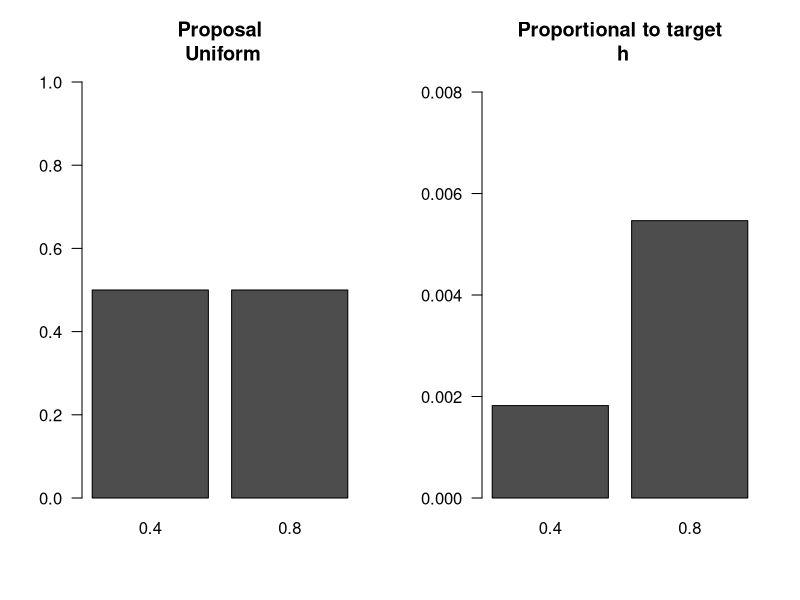
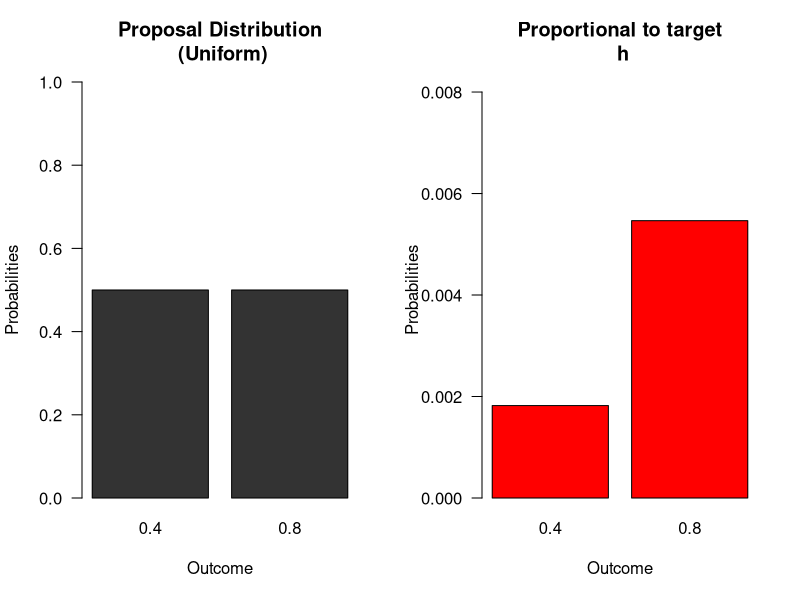
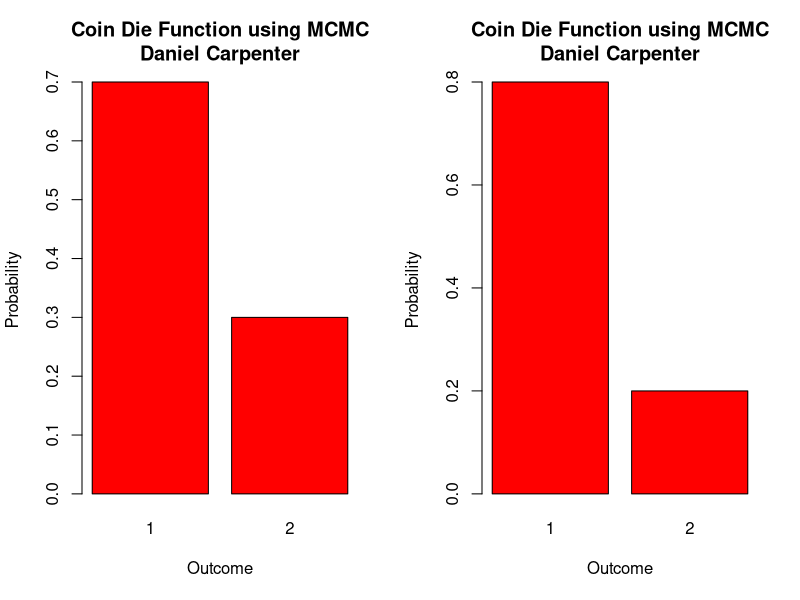
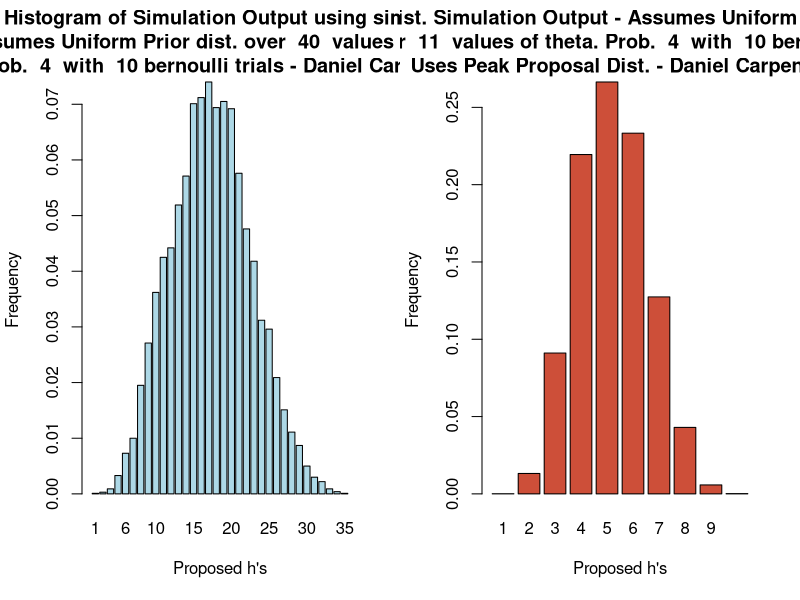
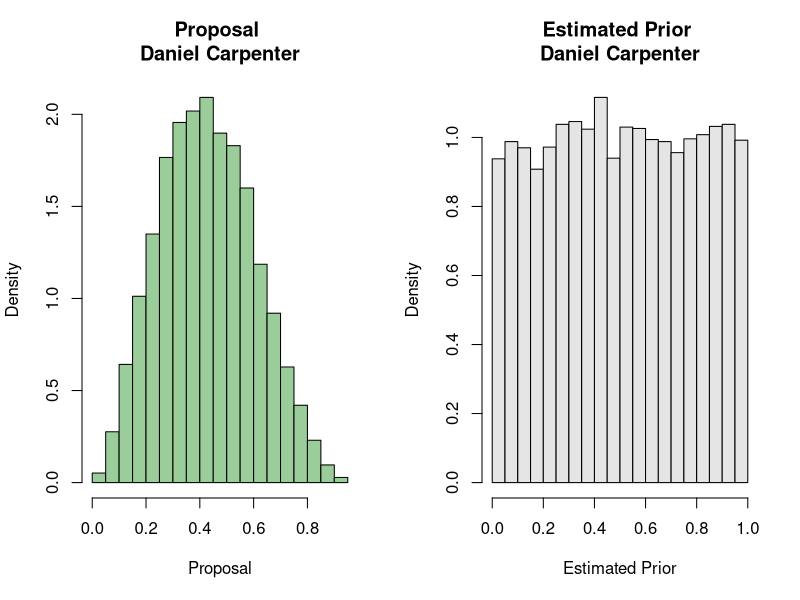
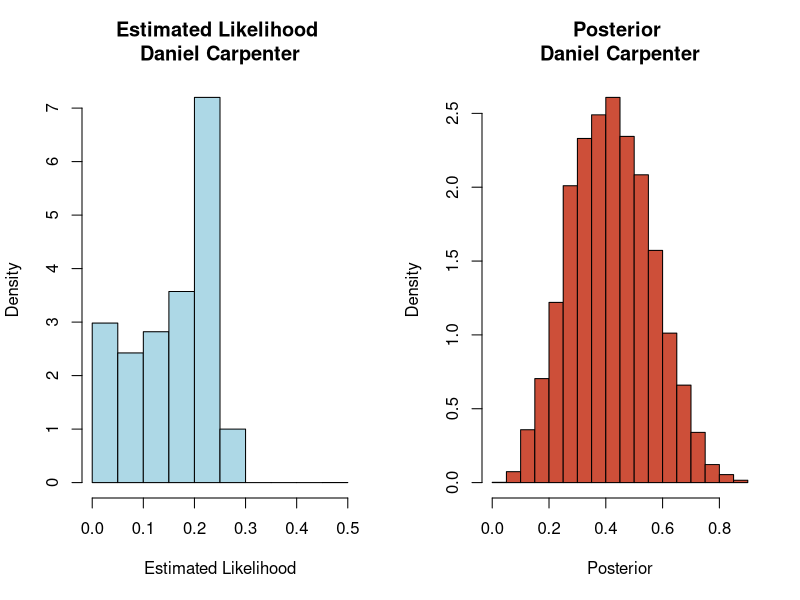

These figures' R source, in order:
## ---- chunk 1

  # 1 (i-ii)
  # Make a coin-die bbox
  # k = number of faces in the event set E for acceptance of proposal
  # Lik = likelihood for 2 states of theta
  # theta = two states
  # h1 = small relative to h2
  cdbbox<-function(k=1,lik,theta, h1="s")
  { 
    # K=1...6
    # xtable is a library which has functions useful for latex output
    library(xtable)
    
    # rename the first and second components of the likelihood
    lik1<-lik[1]
    lik2<-lik[2]
    
    # We will now make a prior that has the desired characteristics
    # See if you can prove the following
    # if h1 small "s" then ... else ...
    ifelse(h1=="s",
           pi1<-k/6*lik2/(lik1+k/6*lik2), 
           pi1<-lik2/(lik2+k/6*lik1)
    )
    
    # sum of probs is 1
    prior=c(pi1,1-pi1)
    
    #lik<-c(lik1,lik2)
    h<-prior*lik
    
    # Bayes
    post=h/sum(h)
    
    # Make a matrix for the Bayes box
    mat<-cbind(theta,prior,lik,h,post)
    rownames(mat)<-1:length(lik)
    Totals=c(NA,sum(prior),NA,sum(h),sum(post))
    mat2=rbind(mat,Totals)
    
    # Now make some plots useful in explaining the procedure
    # graphics.off()
    # dev.new(noRStudioGD = TRUE)
    layout(matrix(c(1,2),nr=1,nc=2,byrow=TRUE))
    barplot(matrix(c(0.5,0.5),nc=2,nr=1,byrow=TRUE,dimnames=list(c("Coin"),theta)),
            ylim=c(0,1),las=1,main="Proposal\n Uniform")
    barplot(matrix(h,nc=2,nr=1,byrow=TRUE,dimnames=list(c("Coin"),theta)),
            ylim=c(0,max(h)+0.5*max(h)),las=1,main="Proportional to target\n h")
    # Return a list of useful objects
    return(list(bbox=mat2,latex=xtable(mat2,digits=6),mat=mat,h=h,h1=h1,k=k))
  }
  
  # Call function
  cdbbox(k=2,lik=dbinom(x=4,size=10,prob=c(0.4,0.8)),theta=c(0.4,0.8),h1="s")->ans 
  
  # Get the bayes box and knit using kable for aesthetics
  knitr::kable(ans$bbox)
## ---- chunk 2
  ## Impoved Graphic
  cdbbox2<-function(k=1,lik,theta, h1="s")
  { 
    # K=1...6
    # xtable is a library which has functions useful for latex output
    library(xtable)
    
    # rename the first and second components of the likelihood
    lik1<-lik[1]
    lik2<-lik[2]
    
    # We will now make a prior that has the desired characteristics
    # See if you can prove the following
    # if h1 small "s" then ... else ...
    ifelse(h1=="s",
           pi1 <- k/6 * lik2 / (lik1 + k/6 * lik2), 
           pi1 <-       lik2 / (lik2 + k/6 * lik1)
    )
    
    # sum of probs is 1
    prior=c(pi1,1-pi1)
    
    #lik<-c(lik1,lik2)
    h<-prior*lik
    
    # Bayes
    post=h/sum(h)
    
    # Make a matrix for the Bayes box
    mat<-cbind(theta,prior,lik,h,post)
    rownames(mat)<-1:length(lik)
    Totals=c(NA,sum(prior),NA,sum(h),sum(post))
    mat2=rbind(mat,Totals)
    
    # Now make some plots useful in explaining the procedure
    # graphics.off()
    # dev.new(noRStudioGD = TRUE)
    layout(matrix(c(1,2),nr=1,nc=2,byrow=TRUE))
    barplot(matrix(c(0.5,0.5),nc=2,nr=1,byrow=TRUE,dimnames=list(c("Coin"),theta)),
            ylim=c(0,1),las=1,main="Proposal Distribution\n (Uniform)",
            col = 'grey20',
            ylab = 'Probabilities',
            xlab = 'Outcome')
    barplot(matrix(h,nc=2,nr=1,byrow=TRUE,dimnames=list(c("Coin"),theta)),
            ylim=c(0,max(h)+0.5*max(h)),las=1,main="Proportional to target\n h",
            col = 'red',
            ylab = 'Probabilities',
            xlab = 'Outcome')
    # Return a list of useful objects
    return(list(bbox=mat2,latex=xtable(mat2,digits=6),mat=mat,h=h,h1=h1,k=k))
  }
  
  # Call Function
  outputOfCdbbox2 <- cdbbox2(k=2,lik=dbinom(x=4,size=10,prob=c(0.4,0.8)),theta=c(0.4,0.8),h1="s") 
## ---- chunk 3
coindie<-function(n=100, h=c(1/4,3/4),E2=c(5,6),init=1,...){
  library(xtable)
  dieset<-c()
  dieset[1]<-"E1"
  die<-function(n=1){
  sample(1:6,size=n,replace=TRUE)
  }
  
  coin<-function(n=1){
  sample(1:2,size=n,replace=TRUE)
  }
  face<-c()
  alpha<-c() # holds acceptance probs
  alpha[1]<-1
  post<-c()# post sample
  prop<-c() # vec of proposed states 1s and 2s
  prop[1]=init # initial state
  post[1]=prop[1]
  dice<-c()
  dice[1]<-die()
  
  for(i in 2:n){ # starts at 2 because initial value given above
  prop[i]<-coin()
  alpha[i]=min(1,h[prop[i]]/h[post[i-1]])
  
  dice[i]<-die()
  ifelse(alpha[i]==1,dieset[i]<-"E1",dieset[i]<-"E2")
  # is x an element of set y
  if(alpha[i]==1 | (is.element(dice[i],E2) & alpha[i]!=1)){post[i]<-prop[i]}
  else{post[i]<-post[i-1]}
   }  
  res<-matrix(c(prop,round(alpha,2),dieset,dice,post ),nc=5,nr=n,byrow=FALSE,dimnames=list(1:n,c("proposal","alpha", "E","dice","post")))
  sim<-table(post)/n
  postexact<-h/sum(h)
  barplot(sim,...)
  return(list(iter=res,sim=sim,postexact=postexact,post=post,xtable=xtable(res,dig=1)) )
}
  
  # Call the function
  ans <- coindie(n=10,h=c(0.6,0.4),E2=c(2,3,4,5),
                  
                  # Add X Label to be more descriptive
                  xlab = "Outcome",
                  
                  # Add Y Label to be more descriptive
                  ylab = 'Probability',
                  
                  # Add Title  to be more descriptive
                  main = 'Coin Die Function using MCMC\nDaniel Carpenter',
                  
                  # Add color to indicate post color red
col = 'red')
        
## ---- chunk 4
# Here, get the value of h to use in this example. This objected created in previous code chunk
# When calling outputOfCdbbox2 <- cdbbox2(k=2,lik=dbinom(x=4,size=10,prob=c(0.4,0.8)),theta=c(0.4,0.8),h1="s") 
h = outputOfCdbbox2$h

ans <- coindie(n=10,h=h,E2=c(2,3,4,5),
               
               # Add X Label to be more descriptive
               xlab = "Outcome",
               
               # Add Y Label to be more descriptive
               ylab = 'Probability',
               
               # Add Title  to be more descriptive
               main = 'Coin Die Function using MCMC\nDaniel Carpenter',
               
               # Add color to indicate post color red
               col = 'red')

## ---- chunk 5

  # This function makes discrete simulations from a posterior with any number of h values
  # n=nu of iterations
  # You can embellish this function
  simR<-function(n=10000, h=c(0.03344302,0.06165627),...){
    alpha<-c() # holds transition probs
    alpha[1]<-1
    u<-c() # holds uniform values
    u[1]<-1
    post<-c()# post sample
    prop<-c() # vec of proposed states 1s and 2s
    prop[1]=1 # initial state
    post[1]=prop[1]
    for(i in 2:n){ # starts at 2 because initial value given above
      # proposal state 
      prop[i]=sample(1:length(h),1,replace=TRUE)
      # calculate alpha
      # notice h[prop[i]] gives the actual value of h
      alpha[i]=min(1,h[prop[i]]/h[post[i-1]])
      # to calculate accepting proposal with prob alpha
      # select a random value from  a uniform (0,1)
      u[i]=runif(1)
      if(u[i]<=alpha[i]){post[i]<-prop[i]}
      else{post[i]<-post[i-1]}
    }
    res<-matrix(c(prop,u,alpha,post ),nc=4,nr=n,byrow=FALSE)
    sim<-table(post)/n
    # windows only works with a pc
    # quartz with macs
    # dev.new(noRStudioGD = TRUE) # or quartz() 
    
    barplot(sim,...)
    postexact<-h/sum(h)
    # The returned output is a list 
    # Use obj$ to obtain whatever interests you
    return(list(iter=res,sim=sim,postexact=postexact,post=post) )
  }

  
  # Create a funciton to establish a Uniform Binomial Experiment
  getH <- function(numThetaValues, x, n) {
    
    ## Form uniform probability
    theta <- seq(0, 1, length = numThetaValues)
    
    ## Calculate prior assuming uniform distribution
    prior = rep(1/numThetaValues, numThetaValues)
    
    ## Calculate the likelihood
    likelihood  = dbinom(x=x, size=n, prob=theta)
    
    ## Calculate the Prior x the Likelihood
    h <-  prior * likelihood
    
    return(h)
  }
  
  
  # Inputs for getH()
  numThetaValues = 40
  x = 4
  n = 10
  
  # Call simROut and add some extras to the plot
  simROut <- simR(n=10000, h=getH(numThetaValues, x, n),
                  
                  # Title
                  main = paste("Histogram of Simulation Output using simR()\n",
                               "Assumes Uniform Prior dist. over ", numThetaValues, 
                               " values of theta.\nProb. ", x, 
                               " with ", n, "bernoulli trials - Daniel Carpenter"),
                  ylab = "Frequency",
                  xlab = "Proposed h's",
                  col = 'lightblue'
                  )

## ---- chunk 6
# What about different proposal distributions
# Again for the discrete case
simRQ<-function(n=1000,init=1, h=c(1,1),pr=c(1,1)/2,...){
  alpha<-c() # holds transition probs
  alpha[1]<-1
  u<-c() # holds uniform values
  u[1]<-1
  post<-c()# post sample
  prop<-c() # vec of proposed states 1s and 2s etc
  prop[1]=init # initial state
  post[1]=prop[1]
  q<-function(x){pr[x]}
  for(i in 2:n){ # starts at 2 because initial value given above
    #make a sample from the proposal
    sample(1:length(h),1,replace=TRUE,prob=pr)->prop[i]
    #Calculate alpha adjusting for the proposal being non uniform
    alpha[i]=min(1,h[prop[i]]*q(post[i-1])/(h[post[i-1]]*q(prop[i])))
    # now choose the proposal with probability alpha
    u[i]=runif(1)
    if(u[i]<=alpha[i]){post[i]<-prop[i]}
    else{post[i]=post[i-1]}
  }
  res<-matrix(c(prop,u,alpha,post ),nc=4,nr=n,byrow=FALSE,dimnames=list(1:n,c("prop","u","alpha","post")))
  sim<-table(post)/n
  postexact<-h/sum(h)
  barplot(sim,...)
  tmp<-c()
  ifelse(length(res[,1])>=20,tmp<-res[1:20,],tmp<-res)
  return(list(iter=tmp,sim=sim,post=postexact) )
}

# Inputs for getH()
numThetaValues = 11

# Function to create a peak distribution - only for odd dist
makePeak <- function(numThetaValues) {
  peak = round(numThetaValues / 2)  # Peak of distribution
  beg  = 1:(peak-1)                 # up until the peak
  end  = (peak-1):1                 # After the peak
  return(c(beg, peak, end))         # Combine it to make mountain
}
  
prInput = makePeak(numThetaValues)  # proposal input that is a peak distribution (Q)
hInput = getH(numThetaValues, x, n) # Uniform prior

# Call the function and store
simRQOut <- simRQ(n=10000,h=hInput,pr=prInput,
        
        # Title
        main = paste("Hist. Simulation Output - Assumes Uniform Prior \ndist. over ", numThetaValues, 
                     " values of theta. Prob. ", x, 
                     " with ", n, "bernoulli trials. \nUses Peak Proposal Dist. - Daniel Carpenter"),
        ylab = "Frequency",
        xlab = "Proposed h's",
        col = 'tomato3'
)

# Show first 20 iterations
simRQOut$iter
## ---- chunk 7
  ### Using a beta proposal
  ### You can change the proposal to whatever you require
  ## a,b are the parameters of the Beta proposal
  ## a=b=1 is a uniform
  simRC<-function(n=10,init=0.5,a=3,b=4,
                  h = function(theta)
                  { prior = dunif(theta)
                      lik = dbinom(x=4,size=10,prob=theta)
                        h = prior * lik
                        return(c('prior'=prior,'lik'=lik,'h'=h))}
                  )
  {
    #dbeta(x, shape1, shape2, ncp = 0, log = FALSE)
    alpha<-c() # holds transition probs
    alpha[1]<-1
    u<-c() # holds uniform values
    u[1]<-1
    lik<-c()     # liklihood sample
    hOfProp<-c() # prior times lik sample
    post<-c()    # post sample
    prop<-c()    # vec of proposed states 1s and 2s
    prop[1]=init # initial state
    lik[1]=prop[1]
    hOfProp[1]=prop[1]
    post[1]=prop[1]

    q = function(x){dbeta(x,a,b)}
    
    for(i in 2:n){ # starts at 2 because initial value given above
      rbeta(1,a,b)->prop[i]
      
      thisH = h(prop[i])
      
      # Store the prior and liklihood for plotting later
      lik[i]     = thisH['lik']
      hOfProp[i] = thisH['h']
      
      alpha[i]=min(1,hOfProp[i] * q(post[i-1]) / (hOfProp[i-1] * q(prop[i])))
      u[i]=runif(1)
      ifelse(u[i]<=alpha[i],post[i]<-prop[i],post[i]<-post[i-1])
    }
    
    res<-matrix(c(prop,u,alpha,post ),nc=4,nr=n,byrow=FALSE,
                dimnames=list(1:n,c("prop","u","alpha","post")))
    
    
    # Function to generally plot a histogram
    myHist <- function(data, nameOnGraph, color, useFreq=FALSE) {
      hist(data, freq=useFreq, 
           main = paste(nameOnGraph, '\nDaniel Carpenter'), 
           xlab = nameOnGraph, col = color)
    }
    
    # Plot the Proposal
    nameOnGraph = 'Proposal'
    color       = 'darkseagreen3'
    myHist(data=prop, nameOnGraph=nameOnGraph, color=color)
    
    # Plot the Estimated Prior
    nameOnGraph = 'Estimated Prior'
    color       = 'grey90'
    myHist(data=u, nameOnGraph=nameOnGraph, color=color)
    
    # Plot the Estimated Likelihood
    nameOnGraph = 'Estimated Likelihood'
    color       = 'lightblue'
    myHist(data=lik, nameOnGraph=nameOnGraph, color=color)
    
    # Plot the Posterior
    nameOnGraph = 'Posterior'
    color       = 'tomato3'
    myHist(data=post, nameOnGraph=nameOnGraph, color=color)
    
    return(list(matrix=res,summary=summary(post)) )
  }
  
  # Call the function - Default parameters adjusted for part 3 (FYI)
  simRCOut <- simRC(n=10000)
  
  # Show the summary output
  simRCOut$summary
